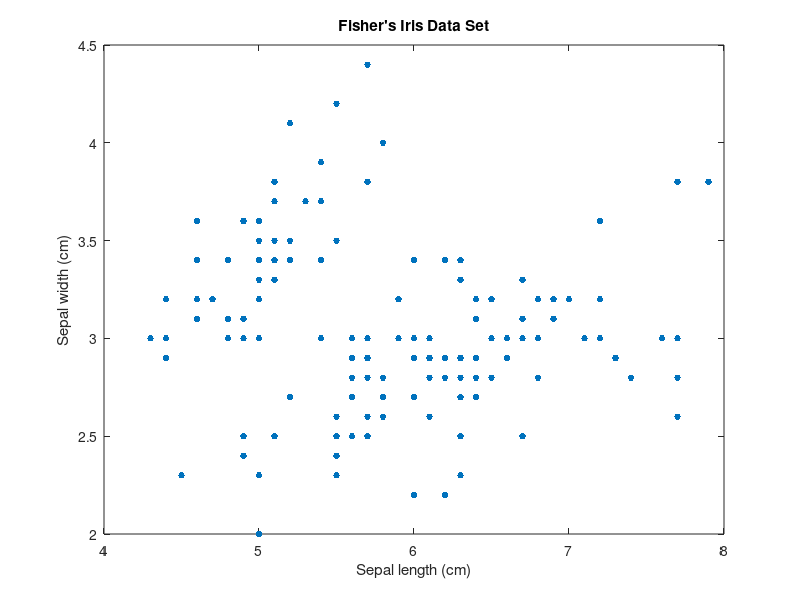

This chart was generated by the following MATLAB code:
  %%
  %https://ww2.mathworks.cn/help/stats/clustering-using-gaussian-mixture-models.html?searchHighlight=gaussian&s_tid=srchtitle
load fisheriris;
X = meas(:,1:2);
[n,p] = size(X);

plot(X(:,1),X(:,2),'.','MarkerSize',15);
title('Fisher''s Iris Data Set');
xlabel('Sepal length (cm)');
ylabel('Sepal width (cm)');